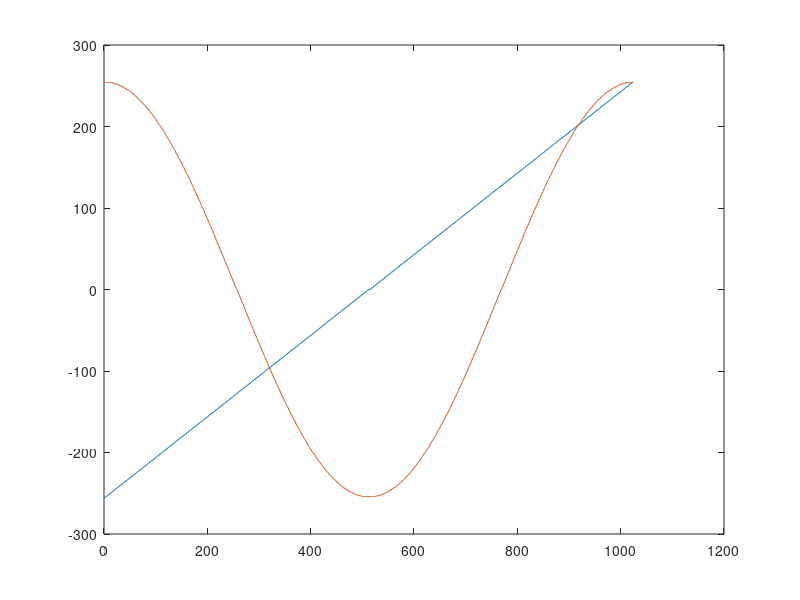

The MATLAB source for this figure:
clc;clear all;close all;

Fs = 100e6;
t = 0:1/Fs:1023/Fs;
f = Fs/(1024);
x1 = fix(linspace(-2^8,2^8-1,1024));

x2 = fix((2^8-1).*cos(2*pi*f*t));

plot(x1)
hold on 
plot(x2)